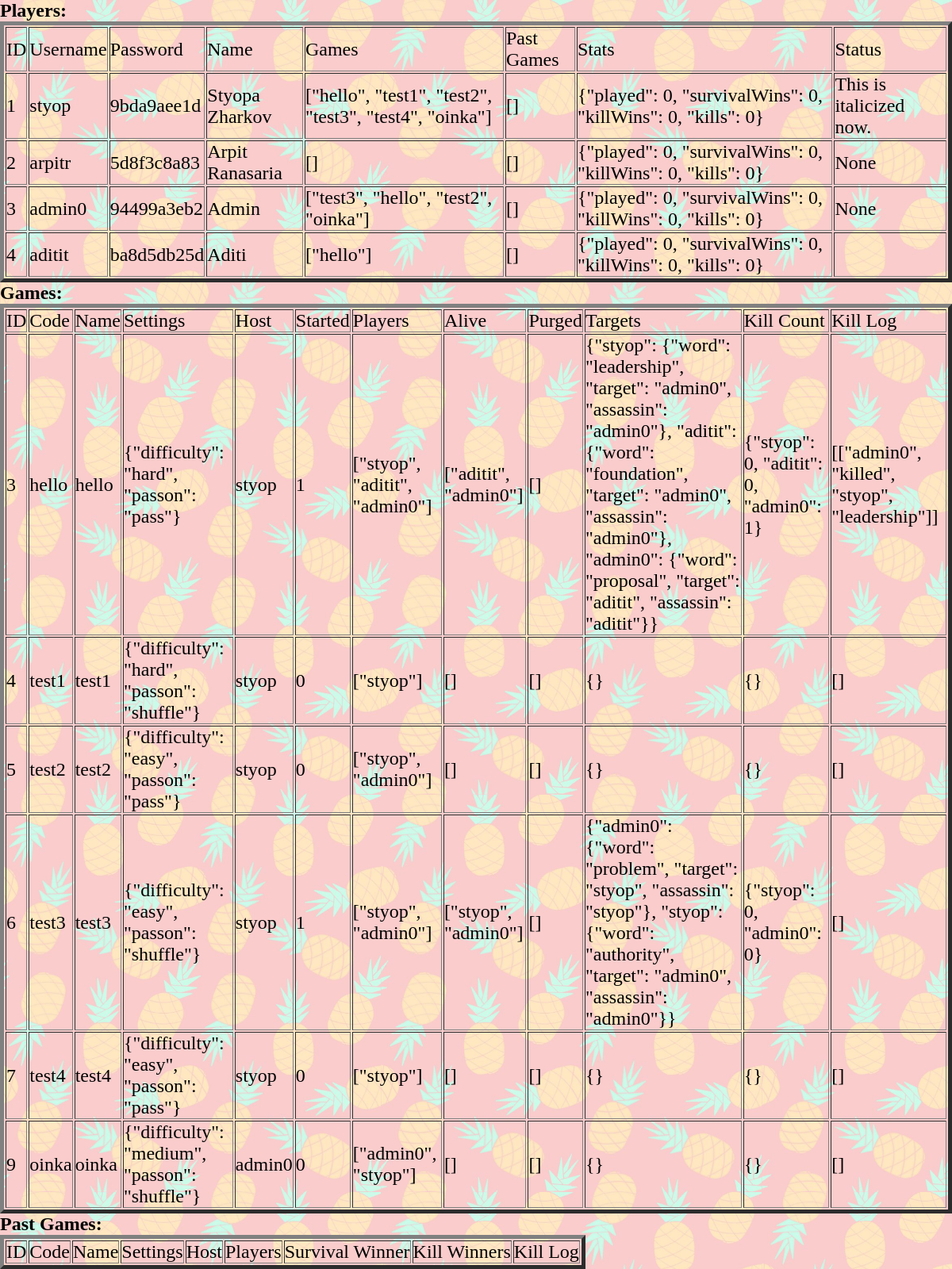
The page /debug/ on the database as committed earlier.
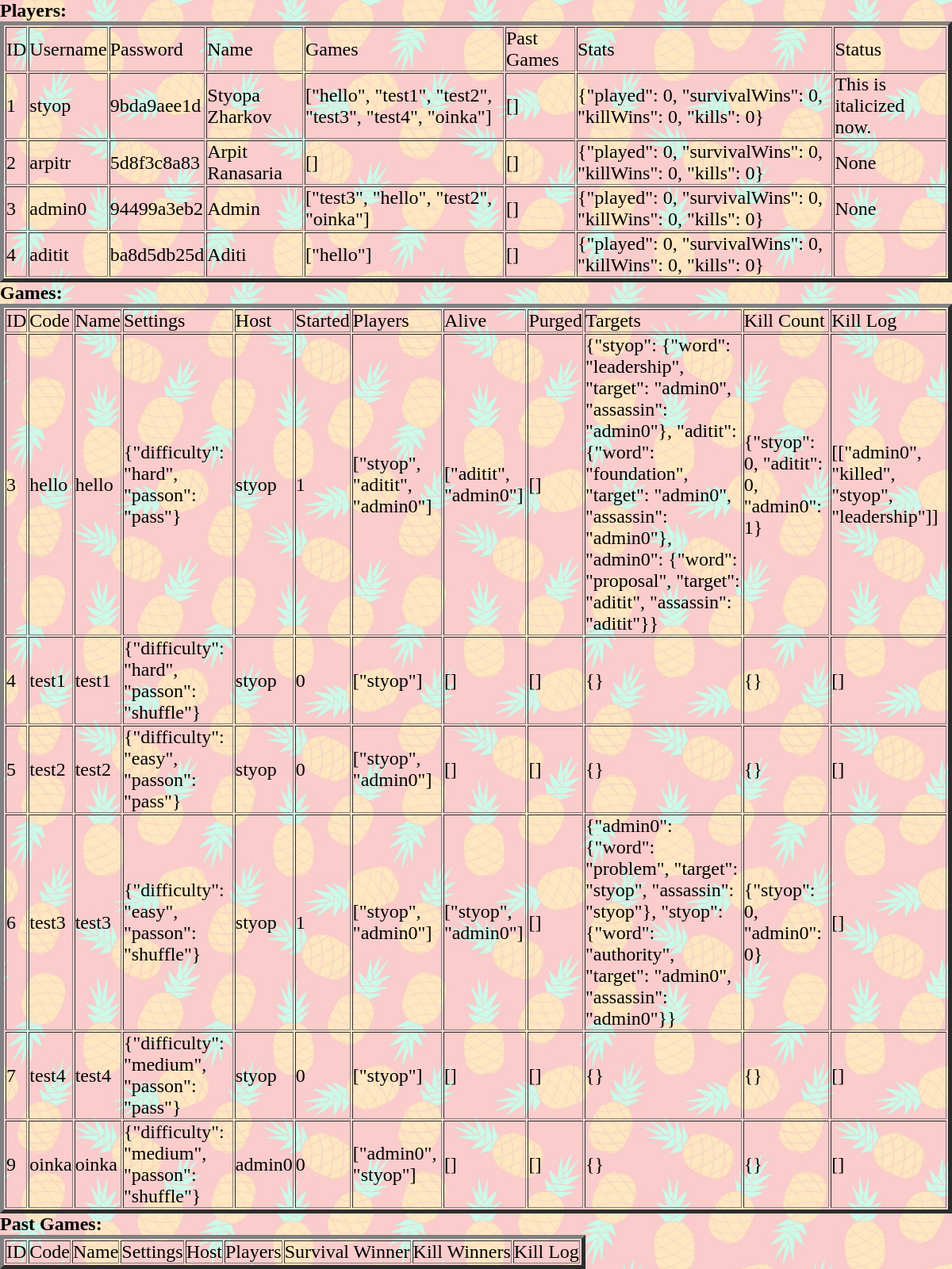
The same page on the database as committed later.
### tables this page shows
CREATE TABLE Players (     id INTEGER PRIMARY KEY AUTOINCREMENT,     user TEXT NOT NULL,     password TEXT NOT NULL,     name TEXT NOT NULL,     games TEXT NOT NULL,     pastGames TEXT NOT NULL,     stats TEXT NOT NULL,     status TEXT);

CREATE TABLE Games (     id INTEGER PRIMARY KEY AUTOINCREMENT,     code TEXT NOT NULL,     name TEXT NOT NULL,    settings TEXT NOT NULL,     host TEXT NOT NULL,     started BOOLEAN NOT NULL CHECK (started IN (0,1)),     players TEXT NOT NULL,     alive TEXT NOT NULL,     purged TEXT NOT NULL,     targets TEXT NOT NULL,     killCount TEXT NOT NULL,     killLog TEXT NOT NULL);

### app.py (the view)
@app.route('/debug/')
def debug():
    with sqlite3.connect("database.db") as con:
        con.row_factory = sqlite3.Row
        cur = con.cursor()
        cur.execute("SELECT * from Players")
        playerRows = cur.fetchall()   #rows of the Players table
        cur.execute("SELECT * from Games")
        gameRows = cur.fetchall()   #rows of the Games table
        cur.execute("SELECT * from pastGames")
        pastRows = cur.fetchall()   #rows of the pastGames table
    return render_template('debug.html', playerRows = playerRows, gameRows = gameRows, pastRows=pastRows)

### templates/debug.html (shortened to what this page needs)
<!DOCTYPE html>
<html lang="en">
<head>
    <link rel="stylesheet" href="{{ url_for('static', filename='css/main.css') }}">
    <link rel="stylesheet" href="{{ url_for('static', filename='css/debug.css') }}">
</head>
<body>
    <h2>Players:</h2>
    <table border=5>
        <thead>
        <td>ID</td>
        <td>Username</td>
        <td>Password</td>
        <td>Name</td>
        <td>Games</td>
        <td>Past Games</td>
        <td>Stats</td>
        <td>Status</td>
        </thead>
        {% for row in playerRows %}
        <tr>
        <td>{{row["id"]}}</td>
        <td>{{row["user"]}}</td>
        <td>{{row["password"][:10]}}</td>
        <td>{{row["name"]}}</td>
        <td>{{row["games"]}}</td>
        <td>{{row["pastGames"]}}</td>
        <td>{{row["stats"]}}</td>
        <td>{{row["status"]}}</td>
        </tr>
        {% endfor %}
        </table>
        <h2>Games:</h2>
        <table border=5>
            <thead>
            <td>ID</td>
            <td>Code</td>
            <td>Name</td>
            <td>Settings</td>
            <td>Host</td>
            <td>Started</td>
            <td>Players</td>
            <td>Alive</td>
            <td>Purged</td>
            <td>Targets</td>
            <td>Kill Count</td>
            <td>Kill Log</td>
            </thead>
            {% for row in gameRows %}
            <tr>
            <td>{{row["id"]}}</td>
            <td>{{row["code"]}}</td>
            <td>{{row["name"]}}</td>
            <td>{{row["settings"]}}</td>
            <td>{{row["host"]}}</td>
            <td>{{row["started"]}}</td>
            <td>{{row["players"]}}</td>
            <td>{{row["alive"]}}</td>
            <td>{{row["purged"]}}</td>
            <td>{{row["targets"]}}</td>
            <td>{{row["killCount"]}}</td>
            <td>{{row["killLog"]}}</td>
            </tr>
            {% endfor %}
            </table>
            <h2>Past Games:</h2>
            <table border=5>
                <thead>
                <td>ID</td>
                <td>Code</td>
                <td>Name</td>
                <td>Settings</td>
                <td>Host</td>
                <td>Players</td>
                <td>Survival Winner</td>
                <td>Kill Winners</td>
                <td>Kill Log</td>
                </thead>
                </table>
</body>
</html>

### static/css/main.css (style rules this page uses)
* { margin: 0; padding: 0; font-family: 'Times New Roman', Times, serif; font-size: x-large; }
body { background-image: url(/static/img/backgrounds/pastelLight.jpg); background-size: 80%; }
@media screen and (min-width:800px) { body { background-size: 40%; } }

Rows that differ between the two databases and show on the page:
changed Games "test4": settings "{\"difficulty\": \"easy\", \"passon\": \"pass\"}" → "{\"difficulty\": \"medium\", \"passon\": \"pass\"}"
